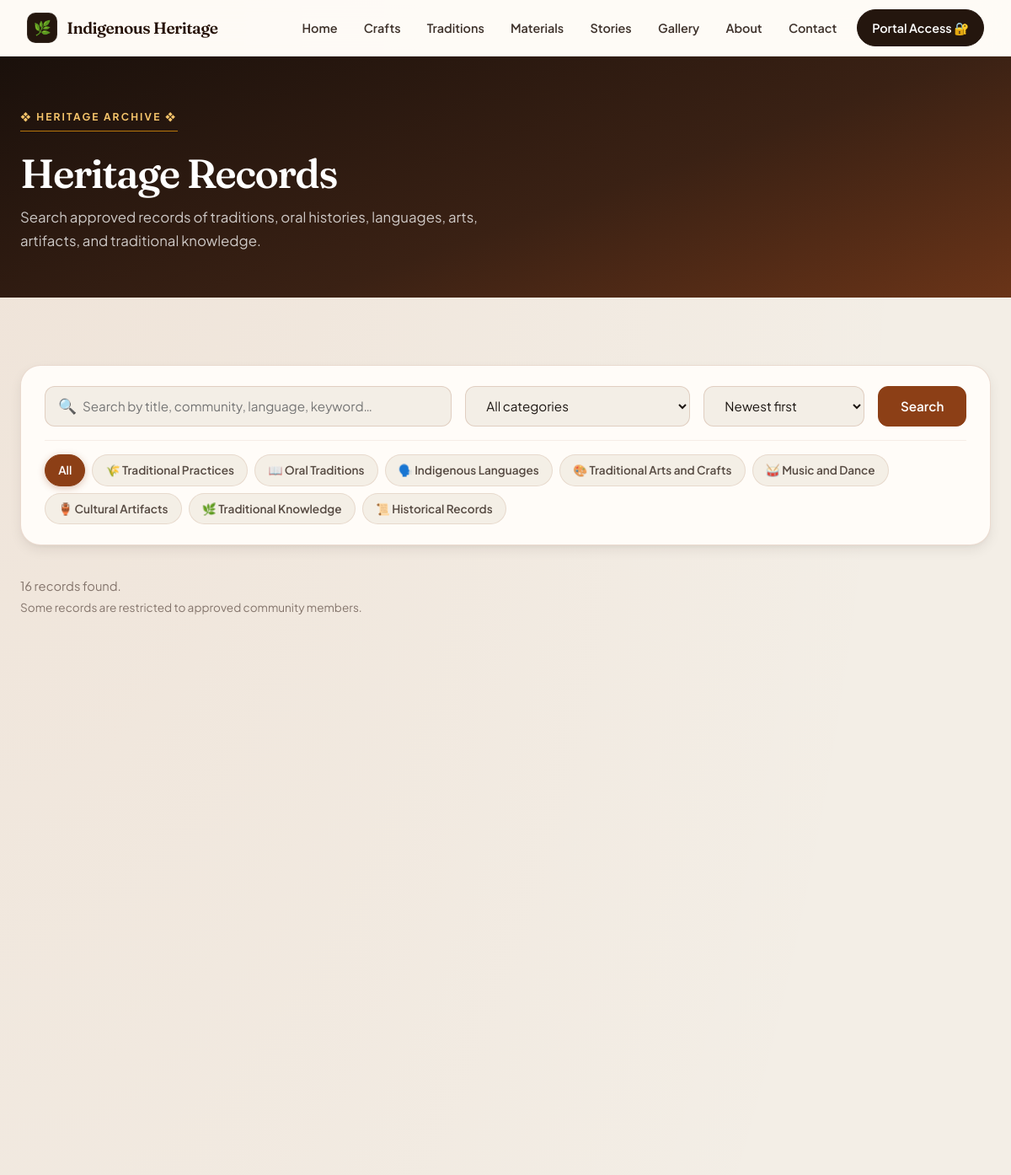
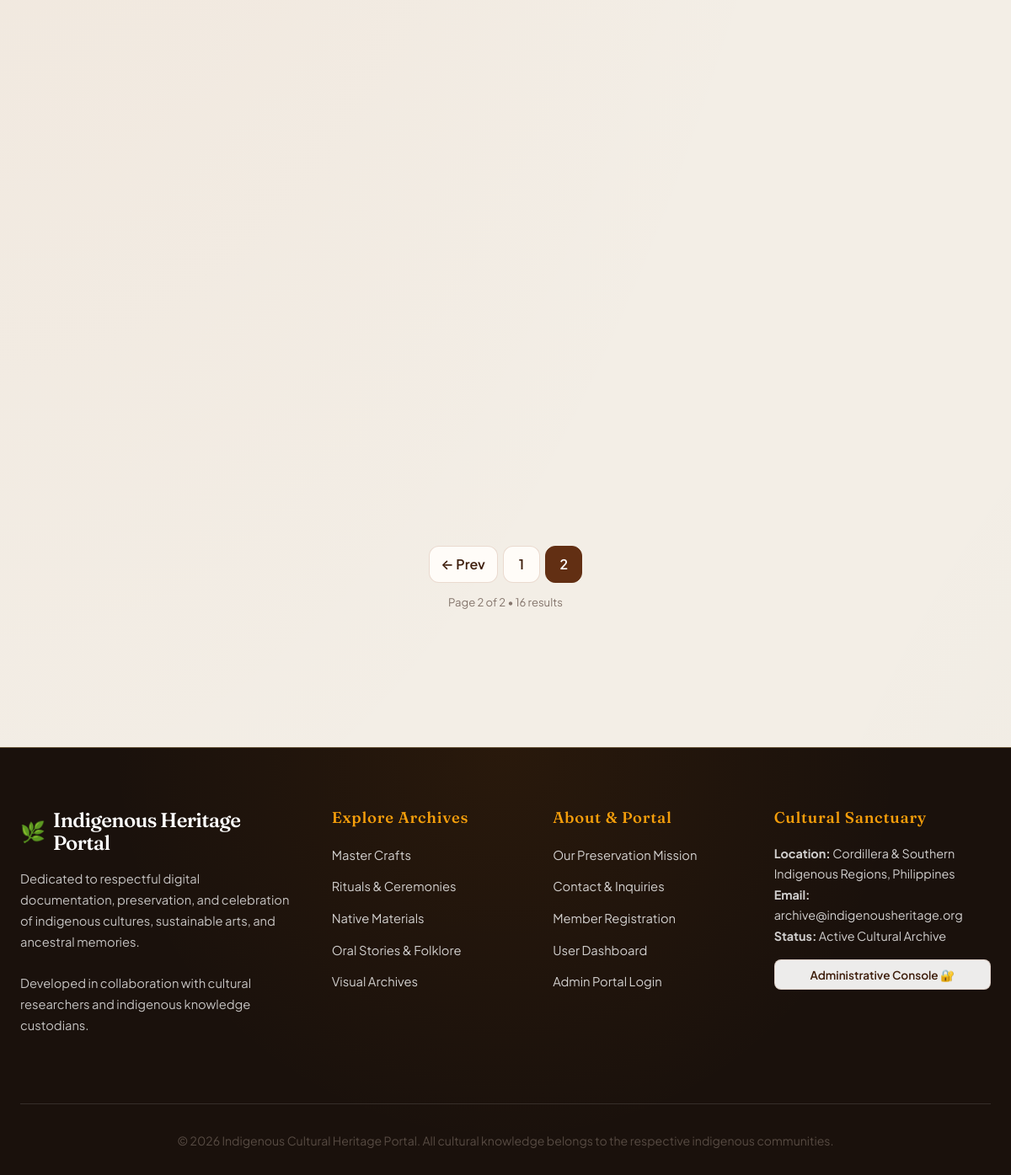
/indigenous-heritage/records.php?page=2, run on the app's committed database (2 pictures, top to bottom).
### tables this page shows
CREATE TABLE IF NOT EXISTS `categories` (
  `id` int NOT NULL AUTO_INCREMENT,
  `name` varchar(100) NOT NULL,
  `slug` varchar(120) NOT NULL,
  `description` text,
  `icon` varchar(16) DEFAULT NULL,
  `sort_order` int NOT NULL DEFAULT '0',
  `created_at` datetime NOT NULL DEFAULT CURRENT_TIMESTAMP,
  `updated_at` datetime NOT NULL DEFAULT CURRENT_TIMESTAMP ON UPDATE CURRENT_TIMESTAMP,
  PRIMARY KEY (`id`),
  UNIQUE KEY `uq_categories_name` (`name`),
  UNIQUE KEY `uq_categories_slug` (`slug`)
);

### indigenous-heritage/includes/auth.php (called while the page is built, shortened)
<?php
function current_staff(): ?array
{
    static $loaded = false;
    static $staff = null;
    if ($loaded) {
        return $staff;
    }
    $loaded = true;
    if (empty($_SESSION['staff']['id'])) {
        return null;
    }
    $row = db_one(
        'SELECT id, username, email, full_name, role, is_active, must_change_password FROM admins WHERE id = ?',
        [(int) $_SESSION['staff']['id']]
    );
    $staff = $row;
    return $staff;
}
function is_staff(): bool
{
    return current_staff() !== null;
}
function current_member(): ?array
{
    static $loaded = false;
    static $member = null;
    if ($loaded) {
        return $member;
    }
    $loaded = true;
    if (empty($_SESSION['member']['id'])) {
        return null;
    }
    $row = db_one('SELECT id, username, email, full_name, community, status, created_at FROM users WHERE id = ?', [(int) $_SESSION['member']['id']]);
    $member = $row;
    return $member;
}
function is_active_member(): bool
{
    $member = current_member();
    return $member !== null && $member['status'] === 'active';
}

### indigenous-heritage/includes/heritage.php (called while the page is built, shortened)
<?php
function record_access_sql(string $alias = 'r'): string
{
    $levels = is_active_member() ? "'public','restricted'" : "'public'";
    return "$alias.status = 'published' AND $alias.visibility IN ($levels) AND $alias.consent_status <> 'withdrawn'";
}
function media_condition_for_viewer(string $alias = 'm'): string
{
    return is_staff() ? '1=1' : "$alias.is_confidential = 0";
}
function fetch_categories(bool $withCounts = false): array
{
    $access = record_access_sql('r');
    return db_all(
        "SELECT c.id, c.name, c.slug, c.description, c.icon, c.sort_order,
                COUNT(r.id) AS record_count
         FROM categories c
         LEFT JOIN heritage_records r ON r.category_id = c.id AND $access
         GROUP BY c.id, c.name, c.slug, c.description, c.icon, c.sort_order
         ORDER BY c.sort_order, c.name"
    );
}
function search_records(array $filters, int $page, int $perPage): array
{
    $where = [record_access_sql('r')];
    $params = [];
    $orderBy = [
        'newest' => 'r.created_at DESC, r.id DESC',
        'updated' => 'r.updated_at DESC, r.id DESC',
        'title' => 'r.title ASC',
        'oldest' => 'r.created_at ASC, r.id ASC',
    ][$filters['sort'] ?? 'newest'] ?? 'r.created_at DESC, r.id DESC';
    $whereSql = implode(' AND ', $where);
    $total = (int) db_value("SELECT COUNT(*) FROM heritage_records r WHERE $whereSql", $params);
    $pager = paginate($total, $perPage, $page);
    $mediaRule = media_condition_for_viewer('m');
    $rows = db_all(
        "SELECT r.id, r.title, r.summary, r.description, r.community, r.language, r.keywords, r.period,
                r.date_recorded, r.visibility, r.status, r.consent_status, r.is_sacred, r.created_at, r.updated_at,
                r.published_at, c.name AS category_name, c.slug AS category_slug, c.icon AS category_icon,
                (SELECT m.id FROM record_media m WHERE m.record_id = r.id AND m.kind = 'image' AND $mediaRule
                 ORDER BY m.is_primary DESC, m.id ASC LIMIT 1) AS cover_media_id
         FROM heritage_records r
         LEFT JOIN categories c ON c.id = r.category_id
         WHERE $whereSql
         ORDER BY $orderBy
         LIMIT " . (int) $pager['per_page'] . ' OFFSET ' . (int) $pager['offset'],
        $params
    );
    return ['rows' => $rows, 'pager' => $pager];
}

### indigenous-heritage/includes/db.php (called while the page is built, shortened)
<?php
function db(): PDO
{
    static $pdo = null;
    if ($pdo instanceof PDO) {
        return $pdo;
    }
    $cfg = app_config('db');
    $dsn = sprintf('mysql:host=%s;port=%d;dbname=%s;charset=utf8mb4', $cfg['host'], $cfg['port'], $cfg['name']);
    $options = [
        PDO::ATTR_ERRMODE => PDO::ERRMODE_EXCEPTION,
        PDO::ATTR_DEFAULT_FETCH_MODE => PDO::FETCH_ASSOC,
        PDO::ATTR_EMULATE_PREPARES => false,
        PDO::ATTR_TIMEOUT => 10,
    ];
    try {
        $pdo = new PDO($dsn, $cfg['user'], $cfg['pass'], $options);
    } catch (PDOException $e) {
        error_log('[IHMS] Database connection failed: ' . $e->getMessage());
        throw new DatabaseUnavailable('Unable to connect to the database.', 0, $e);
    }
    $pdo->exec("SET SESSION sql_mode = 'ONLY_FULL_GROUP_BY,STRICT_TRANS_TABLES,NO_ZERO_IN_DATE,NO_ZERO_DATE,ERROR_FOR_DIVISION_BY_ZERO,NO_ENGINE_SUBSTITUTION'");
    $pdo->exec("SET time_zone = '" . (new DateTime('now'))->format('P') . "'");
    return $pdo;
}
function db_all(string $sql, array $params = []): array
{
    $stmt = db()->prepare($sql);
    $stmt->execute($params);
    return $stmt->fetchAll();
}
function db_value(string $sql, array $params = [])
{
    $stmt = db()->prepare($sql);
    $stmt->execute($params);
    $value = $stmt->fetchColumn();
    return $value === false ? null : $value;
}

### indigenous-heritage/records.php (the view, shortened to what this page needs)
<?php
$categories = fetch_categories(true);
$current_category = null;
$q = get_str('q', 100);
$sort = in_array(get_str('sort', 10), ['newest', 'updated', 'title', 'oldest'], true) ? get_str('sort', 10) : 'newest';
$result = search_records([
    'q' => $q,
    'category_id' => $current_category['id'] ?? null,
    'sort' => $sort,
], get_int('page', 1), 12);
$pager = $result['pager'];
require __DIR__ . '/includes/partials/public_header.php';
?>
    <section class="page-hero">
        <div class="hero-content">
            <div class="hero-badge">❖ <?php echo $current_category ? e($current_category['icon'] . ' Category') : 'Heritage Archive'; ?> ❖</div>
            <h1><?php echo e($current_category['name'] ?? 'Heritage Records'); ?></h1>
            <p><?php echo e($current_category['description'] ?? 'Search approved records of traditions, oral histories, languages, arts, artifacts, and traditional knowledge.'); ?></p>
        </div>
    </section>
    <section class="section">
        <div class="container">
            <div class="search-toolbar">
                <form method="GET" action="<?php echo e(url('records.php')); ?>" class="search-form" role="search">
                    <div class="search-input-group">
                        <span class="search-input-icon" aria-hidden="true">🔍</span>
                        <input type="search" id="records-q" name="q" class="search-input" placeholder="Search by title, community, language, keyword…" value="<?php echo e($q); ?>" maxlength="100">
                    </div>
                    <select id="records-category" name="category" class="filter-select" data-autosubmit>
                        <option value="">All categories</option>
                    </select>
                    <select id="records-sort" name="sort" class="filter-select" data-autosubmit>
                        <option value="newest"<?php echo selected($sort, 'newest'); ?>>Newest first</option>
                    </select>
                    <button type="submit" class="btn btn-primary">Search</button>
                </form>
                <div class="filter-chips">
                    <a href="<?php echo e(url('records.php', ['q' => $q])); ?>" class="filter-chip<?php echo $current_category ? '' : ' active'; ?>">All</a>
                    <?php foreach ($categories as $category): ?>
                        <a href="<?php echo e(url('records.php', ['category' => $category['slug'], 'q' => $q])); ?>" class="filter-chip<?php echo ($current_category['slug'] ?? '') === $category['slug'] ? ' active' : ''; ?>">
                            <?php echo e($category['icon'] . ' ' . $category['name']); ?>
                        </a>
                    <?php endforeach; ?>
                </div>
            </div>
            <p class="results-summary">
                <?php echo $pager['total']; ?> record<?php echo $pager['total'] === 1 ? '' : 's'; ?> found<?php echo $q !== '' ? ' for “' . e($q) . '”' : ''; ?>.
                <?php if (!is_staff() && !is_active_member()): ?>
                    <span>Some records are restricted to approved community members.</span>
                <?php endif; ?>
            </p>
            <div class="card-grid">
            </div>
        </div>
    </section>
<?php require __DIR__ . '/includes/partials/public_footer.php'; ?>

### data on the page
categories: icon+name "🌾 Traditional Practices"
categories: icon+name "📖 Oral Traditions"
categories: icon+name "🗣️ Indigenous Languages"
categories: icon+name "🎨 Traditional Arts and Crafts"
categories: icon+name "🥁 Music and Dance"
categories: icon+name "🏺 Cultural Artifacts"
categories: icon+name "🌿 Traditional Knowledge"
categories: icon+name "📜 Historical Records"

### other printed values
$label "Home"
$label "Crafts"
$label "Traditions"
$label "Materials"
$label "Stories"
$label "Gallery"
$label "About"
$label "Contact"
$current_category['name'] "Heritage Records"
$current_category['description'] "Search approved records of traditions, oral histories, languages, arts, artifacts, and traditional knowledge."
$pager['total'] "16"
$current "2"
$pager['pages'] "2"
app_config('contact_email') "archive@indigenousheritage.org"
